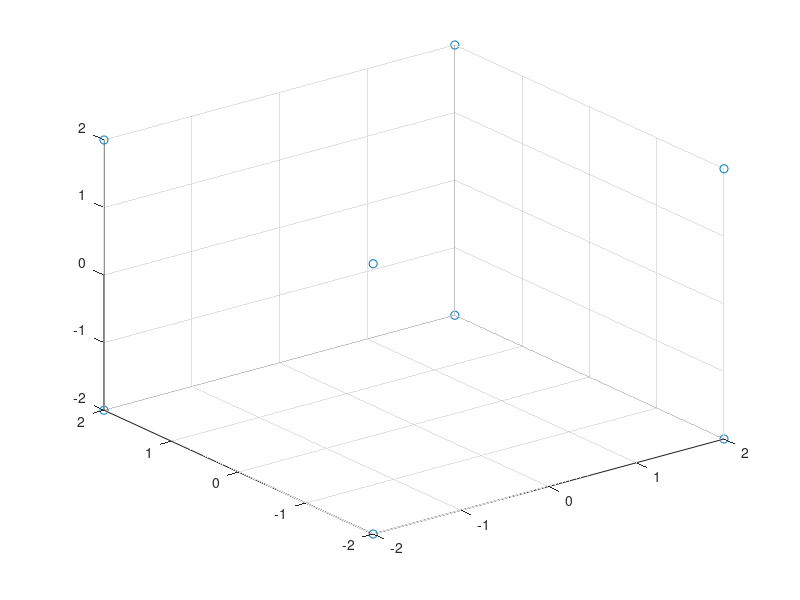
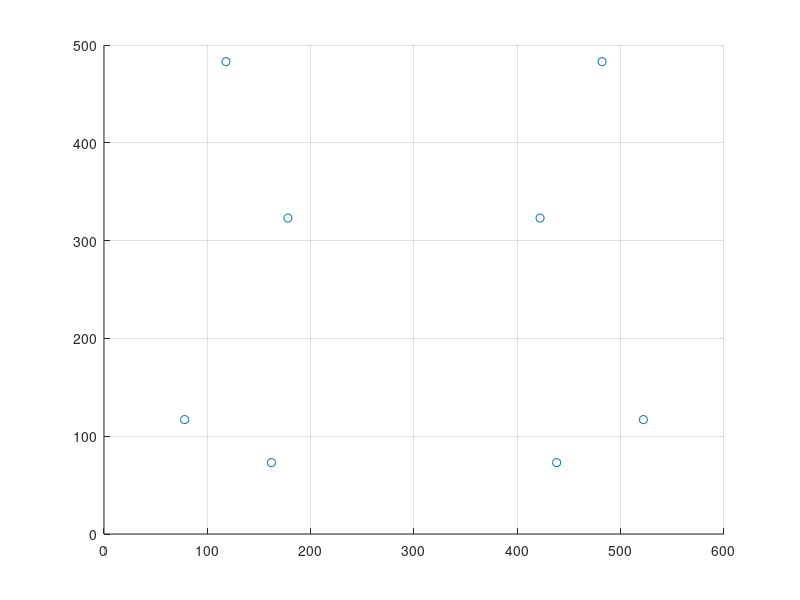

Source code (MATLAB) for these figures, in order: (Note: this script raises an error after producing the figures.)
%% Camera Calibration using 3D calibration object
%% Draw the image points

real_points = [2 2 2;
-2 2 2;
-2 2 -2;
2 2 -2;
2 -2 2;
-2 -2 2;
-2 -2 -2;
2 -2 -2];
figure(1)
plot3(real_points(:,1),real_points(:,2),real_points(:,3),'o')
grid on

pixel_points = [422 323; 178 323; 118 483; 482 483; 438 73; 162 73; 78 117; 522 117];
figure(2)
scatter(pixel_points(:,1),pixel_points(:,2),'o')
grid on

%% Generate matrix P
[x, y] = size(real_points);
P=[];
for i=1:x
    P=[P; gen_mat_P(real_points(i,:),pixel_points(i,:))];
end
P

%% Calculate M by SVD
[U,S,V] = svd(P);
M=[(V(1:4,12))';(V(5:8,12))';(V(8:11,12))']